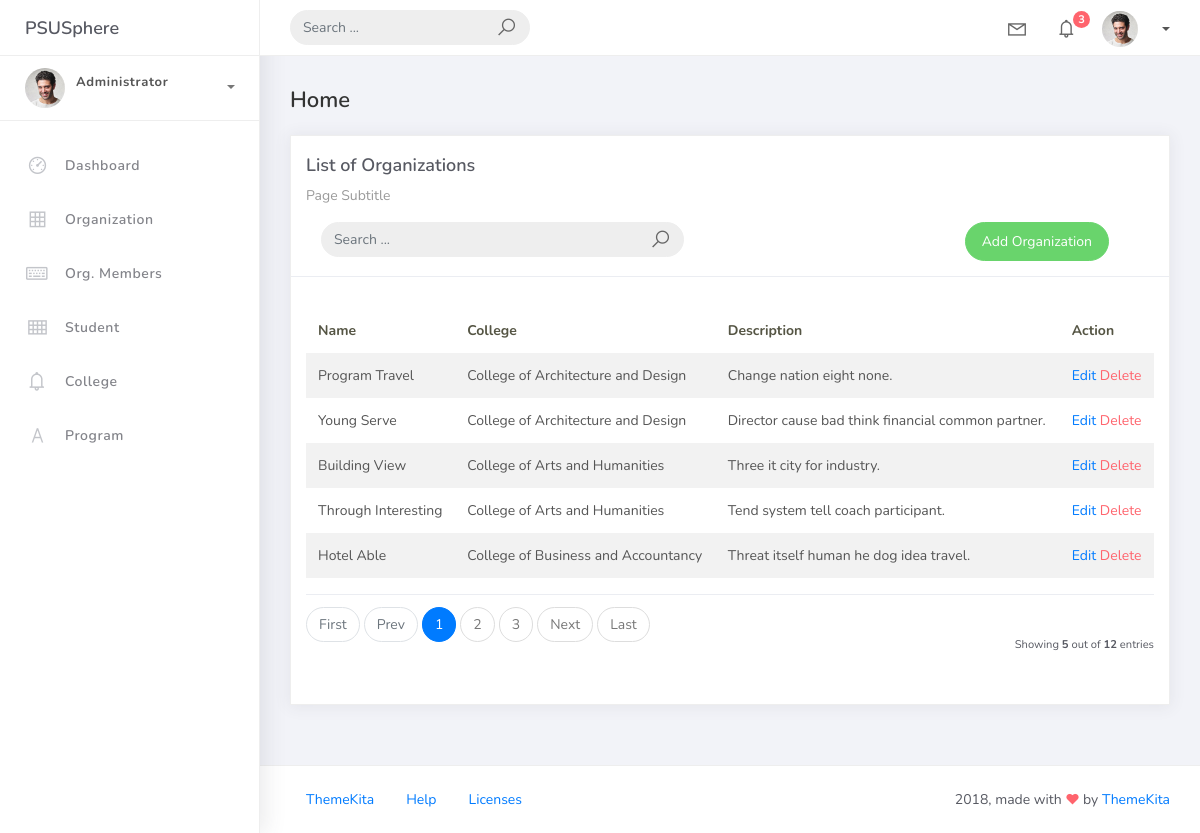
Screenshot of /organization_list with the database file from the repository.
### studentorg/models.py (models this page shows, shortened)
class BaseModel(models.Model):
    created_at = models.DateTimeField(auto_now_add=True, db_index=True)
    updated_at = models.DateTimeField(auto_now=True)
    class Meta:
        abstract = True

class Organization(BaseModel):
    name = models.CharField(max_length=250)
    college = models.ForeignKey(College, null=True, blank=True, on_delete=models.CASCADE)
    description = models.CharField(max_length=500)

class College(BaseModel):
    college_name = models.CharField(max_length=150)
    def __str__(self):
        return self.college_name

### studentorg/views.py (the view)
# urls.py: path('organization_list', views.OrganizationList.as_view(), name='organization-list'),
class OrganizationList(ListView):
    model = Organization
    context_object_name = 'organizations'
    template_name = 'org_list.html'
    paginate_by = 5
    ordering = ["college__college_name","name"]
    def get_queryset(self):
        qs = super().get_queryset()
        query = self.request.GET.get('q')
        if query:
            qs = qs.filter(
                Q(name__icontains=query) |
                Q(description__icontains=query)
            )
        return qs

### templates/org_list.html (shortened to what this page needs)
{% extends 'base.html' %}
{% load static %}
{% block content %}
<div class="content">
    <div class="container-fluid">
        <h4 class="page-title">Home</h4>
        <div class="row">
            <div class="col-md-12">
                <div class="card">
                    <div class="card-header">
                        <div class="card-title">List of Organizations</div>
                        <div class="card-category">Page Subtitle</div>
                        <div class="col-md-12 row mt-3">
                            <div class="col-md-6">
                               <form class="navbar-left navbar-form nav-search mr-md-3" action="{% url 'organization-list'%}">
                                    <div class="input-group">
                                       <input type="text" placeholder="Search ..." class="form-control" name="q" />
                                        <div class="input-group-append">
                                            <span class="input-group-text">
                                                <i class="la la-search search-icon"></i>
                                            </span>
                                        </div>
                                    </div>
                                </form>
                            </div>
                            <div class="col-md-6">
                                <div class="pull-right">
                                    <a href="{% url 'organization-add' %}" class="btn btn-success btn-rounded">Add Organization</a>
                                </div>
                            </div>
                        </div>
                    </div>
                    <div class="card-body">
                        <table class="table table-striped mt-3">
                            <thead>
                                <tr>
                                    <th scope="col">Name</th>
                                    <th scope="col">College</th>
                                    <th scope="col">Description</th>
                                    <th scope="col">Action</th>
                                </tr>
                            </thead>
                            <tbody>
                                {% for object in object_list %}
                                <tr>
                                    <td>{{ object.name }}</td>
                                    <td>{{ object.college }}</td>
                                    <td>{{ object.description }}</td>
                                    <td>
                                        <a href="organization_list/{{ object.id }}">Edit</a>
                                        <a href="organization_list/{{ object.id }}/delete" class="text-danger">Delete</a>
                                    </td>
                                </tr>
                                {% empty %}
                                <tr>
                                    <td colspan="4" style="text-align: center">
                                        <p class="text-sm font-weight-bold mb-0">No Records Found</p>
                                    </td>
                                </tr>
                                {% endfor %}
                            </tbody>
                        </table>
                        {% include 'includes/pagination.html' %}
                    </div>
                </div>
            </div>
        </div>
    </div>
</div>
{% endblock %}

### templates/base.html (shortened to what this page needs)
<!DOCTYPE html>
{% load static %}
<html lang="en">
<head>
    <link rel="stylesheet" href="{% static 'css/bootstrap.min.css' %}">
    <link rel="stylesheet" href="{% static 'css/ready.css' %}">
    <link rel="stylesheet" href="{% static 'css/demo.css' %}">
</head>
<body>
    <div class="wrapper">
        <div class="main-header">
            <div class="logo-header">
                <a href="{% url 'home' %}" class="logo">
                    PSUSphere
                </a>
            </div>
            <nav class="navbar navbar-header navbar-expand-lg">
                <div class="container-fluid">
                    <form class="navbar-left navbar-form nav-search mr-md-3" action="">
                        <div class="input-group">
                            <input type="text" placeholder="Search ..." class="form-control">
                            <div class="input-group-append">
                                <span class="input-group-text">
                                    <i class="la la-search search-icon"></i>
                                </span>
                            </div>
                        </div>
                    </form>
                    <ul class="navbar-nav topbar-nav ml-md-auto align-items-center">
                        <li class="nav-item dropdown hidden-caret">
                            <a class="nav-link dropdown-toggle" href="#" id="navbarDropdownMessages" role="button" data-toggle="dropdown" aria-haspopup="true" aria-expanded="false" aria-label="Messages">
                                <i class="la la-envelope"></i>
                            </a>
                        </li>
                        <li class="nav-item dropdown hidden-caret">
                            <a class="nav-link dropdown-toggle" href="#" id="navbarDropdownNotif" role="button" data-toggle="dropdown" aria-haspopup="true" aria-expanded="false" aria-label="Notifications">
                                <i class="la la-bell"></i>
                                <span class="notification">3</span>
                            </a>
                        </li>
                        <li class="nav-item dropdown">
                            <a class="dropdown-toggle profile-pic" data-toggle="dropdown" href="#" aria-expanded="false"> <img src="{% static 'img/profile.jpg' %}" alt="user-img" width="36" class="img-circle"><span>{{ request.user.username }}</span> </a>
                        </li>
                    </ul>
                </div>
            </nav>
        </div>
        <div class="sidebar">
            <div class="scrollbar-inner sidebar-wrapper">
                <div class="user">
                    <div class="photo">
                        <img src="{% static 'img/profile.jpg' %}" alt="Profile Photo">
                    </div>
                    <div class="info">
                        <a class="" data-toggle="collapse" href="#collapseExample" aria-expanded="true">
                            <span>
                                <span class="user-level">Administrator</span>
                                <span class="caret"></span>
                            </span>
                        </a>
                        <div class="clearfix"></div>
                    </div>
                </div>
                <ul class="nav">
                    <li class="nav-item">
                        <a href="{% url 'home' %}">
                            <i class="la la-dashboard"></i>
                            <p>Dashboard</p>
                        </a>
                    </li>
                    <li class="nav-item">
                        <a href="{% url 'organization-list' %}">
                            <i class="la la-table"></i>
                            <p>Organization</p>
                        </a>
                    </li>
                    <li class="nav-item">
                        <a href="{% url 'orgmember-list' %}">
                            <i class="la la-keyboard-o"></i>
                            <p>Org. Members</p>
                        </a>
                    </li>
                    <li class="nav-item">
                        <a href="{% url 'student-list' %}">
                            <i class="la la-th"></i>
                            <p>Student</p>
                        </a>
                    </li>
                    <li class="nav-item">
                        <a href="{% url 'college-list' %}">
                            <i class="la la-bell"></i>
                            <p>College</p>
                        </a>
                    </li>
                    <li class="nav-item">
                        <a href="{% url 'program-list' %}">
                            <i class="la la-font"></i>
                            <p>Program</p>
                        </a>
                    </li>
                </ul>
            </div>
        </div>
        <div class="main-panel">
            {% block content %}
            {% endblock %}
            <footer class="footer">
                <div class="container-fluid">
                    <nav class="pull-left">
                        <ul class="nav">
                            <li class="nav-item">
                                <a class="nav-link" href="http://www.themekita.com">
                                    ThemeKita
                                </a>
                            </li>
                            <li class="nav-item">
                                <a class="nav-link" href="#">
                                    Help
                                </a>
                            </li>
                            <li class="nav-item">
                                <a class="nav-link" href="https://themewagon.com/license/#free-item">
                                    Licenses
                                </a>
                            </li>
                        </ul>
                    </nav>
                    <div class="copyright ml-auto">
                        2018, made with <i class="la la-heart heart text-danger"></i> by <a href="http://www.themekita.com">ThemeKita</a>
                    </div>
                </div>
            </footer>
        </div>
    </div>
</body>
</html>

### templates/includes/pagination.html
{% if is_paginated %}
<div class="card-footer px-0 border-0 d-flex flex-column flex-lg-row align-items-center justify-content-between mt-3">
  <nav aria-label="Topics pagination" class="mb-4">
    <ul class="pagination">
      {% if page_obj.number > 1 %}
        <li class="page-item"><a class="page-link" href="?page=1">First</a></li>
      {% else %}
        <li class="page-item disabled"><span class="page-link">First</span></li>
      {% endif %}
      {% if page_obj.has_previous %}
        <li class="page-item"><a class="page-link" href="?page={{ page_obj.previous_page_number }}">Prev</a></li>
      {% else %}
        <li class="page-item disabled"><span class="page-link">Prev</span></li>
      {% endif %}
      {% for page_num in paginator.page_range %}
        {% if page_obj.number == page_num %}
          <li class="page-item active">
            <span class="page-link">{{ page_num }} <span class="sr-only">(current)</span></span>
          </li>
        {% elif page_num > page_obj.number|add:'-3' and page_num < page_obj.number|add:'3' %}
          <li class="page-item"><a class="page-link" href="?page={{ page_num }}">{{ page_num }}</a></li>
        {% endif %}
      {% endfor %}
      {% if page_obj.has_next %}
        <li class="page-item"><a class="page-link" href="?page={{ page_obj.next_page_number }}">Next</a></li>
      {% else %}
        <li class="page-item disabled"><span class="page-link">Next</span></li>
      {% endif %}
      {% if page_obj.number != paginator.num_pages %}
        <li class="page-item"><a class="page-link" href="?page={{ paginator.num_pages }}">Last</a></li>
      {% else %}
        <li class="page-item disabled"><span class="page-link">Last</span></li>
      {% endif %}
    </ul>
  </nav>
  <div class="fw-normal small mt-4 mt-lg-0">
    Showing <b>{{ object_list.count }}</b> out of <b>{{ paginator.count }}</b> entries
  </div>
</div>
{% endif %}

### rows the page displays
Organization: name "Program Travel", college "College of Architecture and Design", description "Change nation eight none."
Organization: name "Young Serve", college "College of Architecture and Design", description "Director cause bad think financial common partner."
Organization: name "Building View", college "College of Arts and Humanities", description "Three it city for industry."
Organization: name "Through Interesting", college "College of Arts and Humanities", description "Tend system tell coach participant."
Organization: name "Hotel Able", college "College of Business and Accountancy", description "Threat itself human he dog idea travel."

### other values shown
{{ page_num }} "1"
{{ page_num }} "2" "3"
{{ object_list.count }} "5"
{{ paginator.count }} "12"
